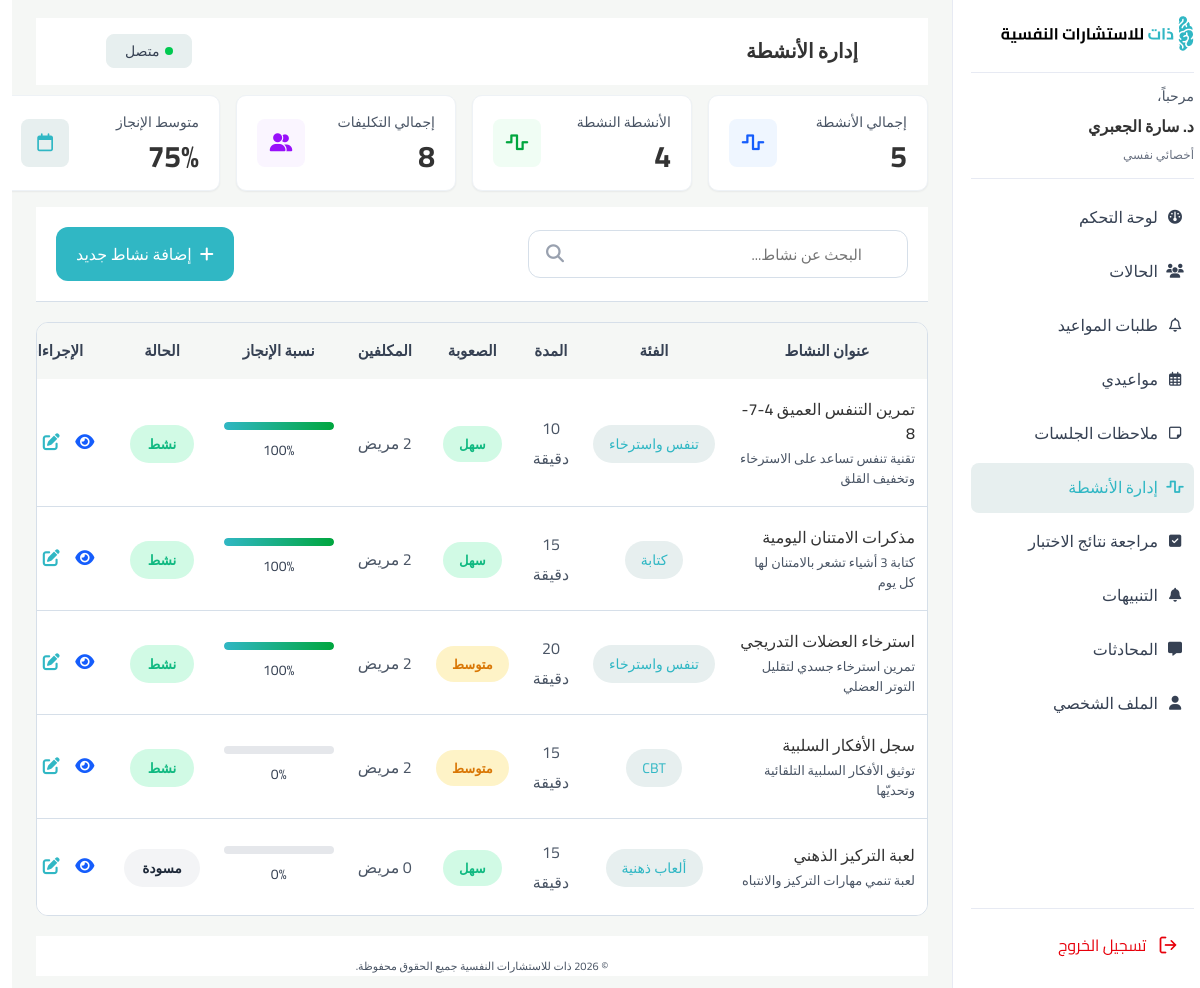
Page /therapist/activities-management/index.php (signed in) on the committed database.
### tables this page shows
CREATE TABLE activities (
    activity_id INT AUTO_INCREMENT,
    title VARCHAR(200) NOT NULL,
    description TEXT NULL,
    category VARCHAR(80) NULL,
    activity_type VARCHAR(20) NOT NULL DEFAULT 'TASK' CHECK (activity_type IN ('TASK', 'GAME', 'EXERCISE')),
    duration_min SMALLINT UNSIGNED NULL,
    difficulty VARCHAR(10) NOT NULL DEFAULT 'EASY' CHECK (difficulty IN ('EASY', 'MEDIUM', 'HARD')),
    status VARCHAR(10) NOT NULL DEFAULT 'ACTIVE' CHECK (status IN ('ACTIVE', 'DRAFT')),
    created_by INT,
    created_at DATETIME NOT NULL DEFAULT CURRENT_TIMESTAMP,
    PRIMARY KEY (activity_id),
    CONSTRAINT fk_activity_creator FOREIGN KEY (created_by) REFERENCES users (user_id) ON DELETE RESTRICT ON UPDATE CASCADE
);

### therapist/activities-management/index.php (the view, shortened to what this page needs)
<?php
require_once __DIR__ . '/../../connection.php';
$user_id = $_SESSION['user_id'];
$therapist_id = $user_id;
$current_search = trim($_GET['search'] ?? '');
$sql = "
    SELECT a.activity_id, a.title, a.description, a.category, a.activity_type,
           a.duration_min, a.difficulty, a.status, a.created_at,
           COUNT(DISTINCT ca.id) AS assigned_count,
           COUNT(DISTINCT CASE WHEN sub.status = 'COMPLETED' THEN sub.submission_id END) AS completed_submissions,
           COUNT(DISTINCT sub.submission_id) AS total_submissions
    FROM activities a
    LEFT JOIN case_activities ca ON ca.activity_id = a.activity_id
    LEFT JOIN activity_submissions sub ON sub.case_activity_id = ca.id
    WHERE a.created_by = ?
";
$types = "i";
$params = [$therapist_id];
$sql .= " GROUP BY a.activity_id ORDER BY a.created_at DESC";
$stmt = $conn->prepare($sql);
$stmt->bind_param($types, ...$params);
$stmt->execute();
$activities = $stmt->get_result()->fetch_all(MYSQLI_ASSOC);
$total_count = count($activities);
$active_count = 0;
$total_assigned = 0;
$total_completion = 0;
$completion_items = 0;
foreach ($activities as $act) {
    if ($act['status'] === 'ACTIVE') $active_count++;
    $total_assigned += (int) $act['assigned_count'];
    if ((int) $act['total_submissions'] > 0) {
        $total_completion += round(((int) $act['completed_submissions'] / (int) $act['total_submissions']) * 100);
        $completion_items++;
    }
}
$avg_completion = $completion_items > 0 ? round($total_completion / $completion_items) : 0;
$difficulty_labels = ['EASY' => 'سهل', 'MEDIUM' => 'متوسط', 'HARD' => 'صعب'];
$difficulty_classes = ['EASY' => 'easy', 'MEDIUM' => 'medium', 'HARD' => 'hard'];
$status_labels = ['ACTIVE' => 'نشط', 'DRAFT' => 'مسودة'];
$status_classes = ['ACTIVE' => 'active', 'DRAFT' => 'completed'];
$type_labels = ['TASK' => 'مهمة', 'GAME' => 'لعبة', 'EXERCISE' => 'تمرين'];
?>
<!DOCTYPE html>
<html lang="ar" dir="rtl">
<head>
  <link rel="stylesheet" href="https://cdnjs.cloudflare.com/ajax/libs/font-awesome/6.5.1/css/all.min.css" />
  <link rel="stylesheet" href="../thirapist.css">
  <link rel="stylesheet" href="../total.css"/>
  <link rel="stylesheet" href="style.css" />
</head>
<body>
  <div class="app">
    <?php include "../layouts/sidebar.php"; ?>
    <main class="main">
      <header class="main-header">
        <h1 class="page-title">إدارة الأنشطة</h1>
        <button class="status-btn">
          <span class="status-dot"></span>
          متصل
        </button>
      </header>
      <section class="stats-row">
        <div class="stat-card">
          <div class="stat-info">
            <div class="stat-label">إجمالي الأنشطة</div>
            <div class="stat-value"><?= $total_count ?></div>
          </div>
          <div class="stat-icon-blue">
            <i class="fa-solid fa-wave-square"></i>
          </div>
        </div>
        <div class="stat-card">
          <div class="stat-info">
            <div class="stat-label">الأنشطة النشطة</div>
            <div class="stat-value"><?= $active_count ?></div>
          </div>
          <div class="stat-icon-green">
            <i class="fa-solid fa-wave-square"></i>
          </div>
        </div>
        <div class="stat-card">
          <div class="stat-info">
            <div class="stat-label">إجمالي التكليفات</div>
            <div class="stat-value"><?= $total_assigned ?></div>
          </div>
          <div class="stat-icon-purple">
            <i class="fa-solid fa-user-group"></i>
          </div>
        </div>
        <div class="stat-card">
          <div class="stat-info">
            <div class="stat-label">متوسط الإنجاز</div>
            <div class="stat-value"><?= $avg_completion ?>%</div>
          </div>
          <div class="stat-icon-teal">
            <i class="fa-regular fa-calendar"></i>
          </div>
        </div>
      </section>
      <section class="add-activity-section">
        <div class="toolbar-container">
          <div class="search-container">
            <form id="searchForm" method="GET" class="search-box">
              <i class="fa-solid fa-magnifying-glass search-icon"></i>
              <input type="text" class="search-input" name="search" placeholder="البحث عن نشاط..." id="searchInput" value="<?= htmlspecialchars($current_search) ?>">
            </form>
          </div>
          <button class="add-btn" id="addActivityBtn">
            <i class="fa-solid fa-plus"></i>
            إضافة نشاط جديد
          </button>
        </div>
      </section>
      <section class="activities-section">
        <div class="table-container">
          <?php if (empty($activities)): ?>
            <p class="empty-state">
              <i class="fa-solid fa-wave-square"></i>
              لا توجد أنشطة حالياً
            </p>
          <?php else: ?>
          <table class="activities-table">
            <thead>
              <tr>
                <th>عنوان النشاط</th>
                <th>الفئة</th>
                <th>المدة</th>
                <th>الصعوبة</th>
                <th>المكلفين</th>
                <th>نسبة الإنجاز</th>
                <th>الحالة</th>
                <th>الإجراءات</th>
              </tr>
            </thead>
            <tbody>
              <?php foreach ($activities as $act):
                  $completion = (int) $act['total_submissions'] > 0
                      ? round(((int) $act['completed_submissions'] / (int) $act['total_submissions']) * 100)
                      : 0;
              ?>
              <tr data-id="<?= $act['activity_id'] ?>">
                <td class="activity-title">
                  <?= htmlspecialchars($act['title']) ?>
                  <?php if ($act['description']): ?>
                  <p class="activity-text"><?= htmlspecialchars(mb_substr($act['description'], 0, 80, 'UTF-8')) ?><?= mb_strlen($act['description']) > 80 ? '...' : '' ?></p>
                  <?php endif; ?>
                </td>
                <td><span class="type rating"><?= htmlspecialchars($act['category'] ?: $type_labels[$act['activity_type']] ?? $act['activity_type']) ?></span></td>
                <td><?= (int) $act['duration_min'] ?> دقيقة</td>
                <td><span class="type <?= $difficulty_classes[$act['difficulty']] ?? 'easy' ?>"><?= $difficulty_labels[$act['difficulty']] ?? $act['difficulty'] ?></span></td>
                <td><?= (int) $act['assigned_count'] ?> مريض</td>
                <td class="progress-cell">
                  <div class="progress-bar-bg">
                    <div class="progress-bar" style="width: <?= $completion ?>%"></div>
                  </div>
                  <span class="progress-text"><?= $completion ?>%</span>
                </td>
                <td><span class="status <?= $status_classes[$act['status']] ?? 'active' ?>"><?= $status_labels[$act['status']] ?? $act['status'] ?></span></td>
                <td class="actions-cell">
                  <button class="action-icon btn-view"
                    data-id="<?= $act['activity_id'] ?>"
                    data-title="<?= htmlspecialchars($act['title']) ?>"
                    data-description="<?= htmlspecialchars($act['description'] ?? '') ?>"
                    data-category="<?= htmlspecialchars($act['category'] ?? '') ?>"
                    data-type="<?= htmlspecialchars($act['activity_type']) ?>"
                    data-type-label="<?= $type_labels[$act['activity_type']] ?? $act['activity_type'] ?>"
                    data-duration="<?= (int) $act['duration_min'] ?>"
                    data-difficulty="<?= $act['difficulty'] ?>"
                    data-difficulty-label="<?= $difficulty_labels[$act['difficulty']] ?? $act['difficulty'] ?>"
                    data-status="<?= $act['status'] ?>"
                    data-status-label="<?= $status_labels[$act['status']] ?? $act['status'] ?>"
                    data-assigned="<?= (int) $act['assigned_count'] ?>"
                    data-completion="<?= $completion ?>"
                    data-created="<?= date('Y-m-d', strtotime($act['created_at'])) ?>"
                    title="عرض">
                    <i class="fa-solid fa-eye" style="color: #155DFC;"></i>
                  </button>
                  <button class="action-icon btn-edit"
                    data-id="<?= $act['activity_id'] ?>"
                    data-title="<?= htmlspecialchars($act['title']) ?>"
                    data-description="<?= htmlspecialchars($act['description'] ?? '') ?>"
                    data-category="<?= htmlspecialchars($act['category'] ?? '') ?>"
                    data-type="<?= htmlspecialchars($act['activity_type']) ?>"
                    data-duration="<?= (int) $act['duration_min'] ?>"
                    data-difficulty="<?= $act['difficulty'] ?>"
                    data-status="<?= $act['status'] ?>"
                    title="تعديل">
                    <i class="fa-solid fa-pen-to-square" style="color:#30B7C4;"></i>
                  </button>
                </td>
              </tr>
              <?php endforeach; ?>
            </tbody>
          </table>
          <?php endif; ?>
        </div>
      </section>
      <?php include "../layouts/footer.php"; ?>
    </main>
  </div>
</body>
</html>

### therapist/thirapist.css (style rules this page uses)
.app { display: flex; min-height: 100vh; }
.main { flex: 1; padding: 18px 24px 12px; display: flex; flex-direction: column; width: auto; height: auto; min-width: 0; background-color: #F5F7F5; }
.main-header { display: flex; align-items: center; justify-content: space-between; margin-bottom: 14px; padding: 20px 15px ; background-color:#FFFFFF ; }
.page-title { margin: 0; font-size: 20px; font-weight: 700; color: #333333; text-align: right; vertical-align: middle; line-height: 28px; }
.status-btn { display: inline-flex; align-items: center; gap: 6px; padding: 6px 18px; border-radius: 8px; border: 1px solid#E7EFEF; background:#E7EFEF; color:#364153; font-size: 14px; font-weight: 400; line-height: 20px; }
.status-dot { width: 8px; height: 8px; border-radius: 50%; background: #00C950; }

### therapist/total.css (style rules this page uses)
*, *::before, *::after { box-sizing: border-box; margin: 0; padding: 0; }
body { margin: 0; font-family: 'Cairo', system-ui, -apple-system, BlinkMacSystemFont, 'Segoe UI', sans-serif; direction: rtl; background-color: #ffffff; color:#4A5565; }
.main-header { background-color: #ffffff; border-bottom: 1px solid #ffffff; height: 67px; width: 1512; padding: 0 70px; display: flex; align-items: center; justify-content: space-between; margin-bottom: 10px; }
.progress-bar { height: 100%; width: 0%; background: #36A397; transition: width 0.25s ease; }

### rows in the picture
activities: description "تقنية تنفس تساعد على الاسترخاء وتخفيف القلق", category "تنفس واسترخاء", duration_min "10", difficulty "سهل", assigned_count "2", completion "100", status "نشط"
activities: title "مذكرات الامتنان اليومية", description "كتابة 3 أشياء تشعر بالامتنان لها كل يوم", category "كتابة", duration_min "15", difficulty "سهل", assigned_count "2", completion "100", status "نشط"
activities: title "استرخاء العضلات التدريجي", description "تمرين استرخاء جسدي لتقليل التوتر العضلي", category "تنفس واسترخاء", duration_min "20", difficulty "متوسط", assigned_count "2", completion "100", status "نشط"
activities: title "سجل الأفكار السلبية", description "توثيق الأفكار السلبية التلقائية وتحديّها", category "CBT", duration_min "15", difficulty "متوسط", assigned_count "2", status "نشط"
activities: title "لعبة التركيز الذهني", description "لعبة تنمي مهارات التركيز والانتباه", category "ألعاب ذهنية", duration_min "15", difficulty "سهل", assigned_count "0", status "مسودة"

### other values in the picture
$_SESSION['user_name'] "د. سارة الجعبري"
$total_count "5"
$active_count "4"
$total_assigned "8"
$avg_completion "75"
